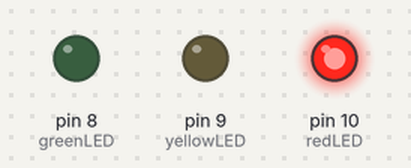
The sketch below on a simulated Arduino Uno, built with avr-gcc and run on an emulated ATmega328P. Shown: output pins drawn as LEDs (lit = HIGH).

Above: at 2.5 s.
At 6.0 s:
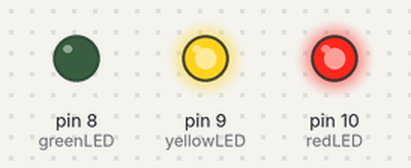
At 9.5 s:
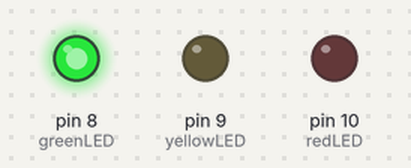
At 13.0 s:
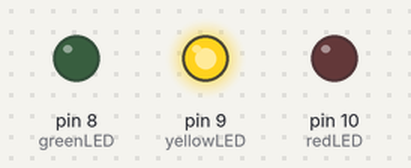
Timing chart, 0 to 18.2 s (numbered marks = the images above):
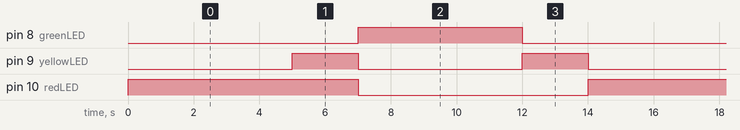

The sketch:

2b_traffic_w_3_LED.ino
```cpp
int greenLED = 8;
int yellowLED = 9;
int redLED = 10;

void setup() {
  pinMode(greenLED, OUTPUT);
  pinMode(yellowLED, OUTPUT);
  pinMode(redLED, OUTPUT);
}

void loop() {
  digitalWrite(redLED,HIGH);
  delay(5000);//delay 5 sec

  digitalWrite(yellowLED,HIGH);
  delay(2000);//delay 2 sec

  digitalWrite(redLED,LOW);
  digitalWrite(yellowLED,LOW);
  digitalWrite(greenLED,HIGH);
  delay(5000); //delay 5 sec

  digitalWrite(greenLED,LOW);
  digitalWrite(yellowLED,HIGH);
  delay(2000); // delay 2 sec

  digitalWrite(yellowLED, LOW);

}
```

Measured:
- by itself, pin 8 (greenLED): alternates HIGH for 5.0 s and LOW for 9.0 s
- by itself, pin 9 (yellowLED): alternates HIGH for 2.0 s and LOW for 5.0 s
- by itself, pin 10 (redLED): alternates HIGH for 7.0 s and LOW for 7.0 s
